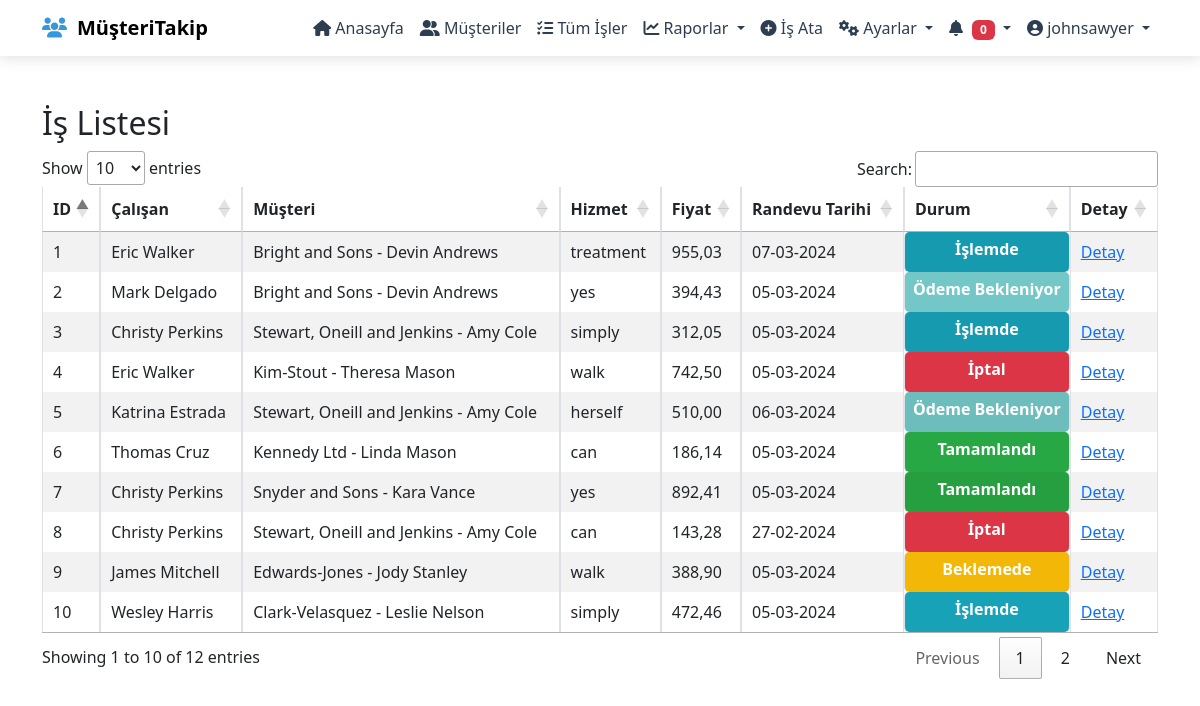
The app's page /job_list/ (signed in) with its own data.
### tracking/models.py (models this page shows, shortened)
class User(AbstractUser):
    phone = models.CharField(max_length=15, blank=True, null=True)
    def __str__(self):
        return f"{self.first_name} {self.last_name}"

class Job(models.Model):
    employee = models.ForeignKey(
        User,
        on_delete=models.CASCADE,
        related_name='employee_jobs'  # employee için ters ilişki
    )
    customer = models.ForeignKey(Customer, on_delete=models.CASCADE, related_name="jobs")
    service = models.ForeignKey(Services, on_delete=models.CASCADE)
    price = models.DecimalField(null=True, blank=True, max_digits=10, decimal_places=2)
    vat = models.IntegerField(null=True, blank=True)
    total_price = models.DecimalField(null=True, blank=True, max_digits=10, decimal_places=2)
    info = models.CharField(max_length=255, null=True, blank=True)
    created_date = models.DateTimeField(auto_now_add=True)
    end_date = models.DateTimeField(null=True, blank=True)
    appointment_date = models.DateField(null=True, blank=True)  # Sadece tarih
    appointment_time = models.TimeField(null=True,blank=True)
    created_by = models.ForeignKey(
        User,
        on_delete=models.CASCADE,
        related_name='created_job'  # created_by için ters ilişki
    )
    STATUS_CHOICES = [
        ('pending', 'Beklemede'),
        ('in_progress', 'İşlemde'),
        ('completed', 'Tamamlandı'),
        ('cancelled', 'İptal'),
        ('awaited','Ödeme Bekleniyor'),
    ]
    status = models.CharField(
        max_length=20,
        choices=STATUS_CHOICES,
        default='pending'
    )

class Customer(models.Model):
    code = models.CharField(max_length=10, unique=True)
    owner_name = models.CharField(max_length=255)
    owner_surname = models.CharField(max_length=255)
    brand_name = models.CharField(max_length=255)
    address = models.CharField(max_length=255)
    phone = models.CharField(max_length=11)
    email = models.EmailField()
    date_joined = models.DateTimeField(auto_now_add=True)
    created_by = models.ForeignKey(get_user_model(), on_delete=models.CASCADE)
    balance = models.DecimalField(max_digits=10, decimal_places=2, default=0.00)
    paid = models.DecimalField(max_digits=10, decimal_places=2, default=0.00)
    def __str__(self):
        return f"{self.brand_name} - {self.owner_name} {self.owner_surname}"

class Services(models.Model):
    name = models.CharField(max_length=255)
    created_by = models.ForeignKey(User, on_delete=models.CASCADE)
    price = models.DecimalField(null=True, blank=True, max_digits=10, decimal_places=2)
    is_active = models.BooleanField(default=True)
    def __str__(self):
        return f"{self.name}"

### tracking/views.py (the view)
# urls.py: path('job_list/', views.all_job_list, name='job_list'),
def all_job_list(request):
    jobs=get_all_jobs()
    context = {
        'jobs':jobs,
    }
    return render(request,'all_job_list.html',context)

### tracking/context_processors.py (called while the page is built)
def user_jobs(request):
    if request.user.is_authenticated:
        today = timezone.localtime(timezone.now()).date()  # Bugün tarihini yerel zamanla al
        tasks = Job.objects.filter(
            employee=request.user,
            status="pending",
            appointment_date__year=today.year,  # Yıl bazında filtreleme
            appointment_date__month=today.month,  # Ay bazında filtreleme
            appointment_date__day=today.day  # Gün bazında filtreleme
        )
        print(tasks.count())
    else:
        tasks = []
    return {
        'user_jobs': tasks  # Context'e ekleyerek tüm şablonlarda kullanılmasını sağla
    }

def all_jobs(request):
    if request.user.is_authenticated:
        today = timezone.localtime(timezone.now()).date()  # Bugün tarihini yerel zamanla al
        all_jobs = Job.objects.filter(
            status="pending",
            appointment_date__year=today.year,
            appointment_date__month=today.month,
            appointment_date__day=today.day
        )
        print(all_jobs.count())
    else:
        all_jobs = []
    return {
        'all_jobs': all_jobs  # Context'e ekleyerek tüm şablonlarda kullanılmasını sağla
    }

def my_future_works(request):
    if request.user.is_authenticated:
        my_future_works = Job.objects.filter(
            status="pending",
            appointment_date__gt=timezone.localtime(timezone.now())  # Bugünden ileri tarihli işler
        )
    else:
        my_future_works = []
    return {
        'my_future_works': my_future_works  # Context'e ekleyerek tüm şablonlarda kullanılmasını sağla
    }

### tracking/views.py (called while the page is built)
def get_all_jobs(user_id=None):
    if user_id:
        return Job.objects.filter(employee_id=user_id)
    return Job.objects.all()

### tracking/templates/all_job_list.html (shortened to what this page needs)
{% extends '_base.html' %}
{% block content %}
<div class="container mt-5">
    <h2>İş Listesi</h2>
    <table id="job-table" class="table table-striped table-bordered" style="width:100%">
        <thead>
            <tr>
                <th>ID</th>
                <th>Çalışan</th>
                <th>Müşteri</th>
                <th>Hizmet</th>
                <th>Fiyat</th>
                <th>Randevu Tarihi</th>
                <th>Durum</th>
                <th>Detay</th>
            </tr>
        </thead>
        <tbody>
            {% for job in jobs %}
            <tr>
                <td>{{ job.id }}</td>
                <td>{{ job.employee }}</td>
                <td>{{ job.customer }}</td>
                <td>{{ job.service }}</td>
                <td>{{ job.price }}</td>
                <td>{{ job.appointment_date|date:"d-m-Y" }}</td>
                <td style="background-color:
                {% if job.status == 'pending' %}#ffc107
                {% elif job.status == 'in_progress' %}#17a2b8
                {% elif job.status == 'completed' %}#28a745
                {% elif job.status == 'cancelled' %}#dc3545
                {% elif job.status == 'awaited' %}#73C7C7
                {% endif %};
                color: white; font-weight: bold; text-align: center; padding: 5px; border-radius: 5px;">
                {{ job.get_status_display }}
            </td>
            <td><a href="{% url 'job_detail' job.id %}">Detay</a></td>
            </tr>
            {% endfor %}
        </tbody>
    </table>
</div>
<link rel="stylesheet" href="https://cdn.datatables.net/1.12.1/css/jquery.dataTables.min.css">
{% endblock %}

### tracking/templates/_navbar.html (shortened to what this page needs)
{% load static %}
<!DOCTYPE html>
<html lang="tr">
<head>
     <link rel="stylesheet" href="{% static 'css/navbar.css' %}">
</head>
<body>
<nav class="navbar navbar-expand-lg">
    <div class="container">
        <a class="navbar-brand" href="#">
            <i class="fas fa-users"></i> MüşteriTakip
        </a>
        <div class="collapse navbar-collapse" id="navbarNav">
            <ul class="navbar-nav ms-auto">
                <li class="nav-item">
                    <a class="nav-link active" href="{% url 'dashboard' %}"><i class="fas fa-home"></i> Anasayfa</a>
                </li>
                <li class="nav-item">
                    <a class="nav-link" href="{% url 'list_customers' %}"><i class="fas fa-user-friends"></i> Müşteriler</a>
                </li>
                <li class="nav-item">
                    <a class="nav-link" href="{% url 'job_list' %}"><i class="fas fa-tasks"></i> Tüm İşler</a>
                </li>
                <li class="nav-item dropdown">
                    <a class="nav-link dropdown-toggle" href="#" role="button" data-bs-toggle="dropdown">
                        <i class="fa-solid fa-chart-line"></i> Raporlar
                    </a>
                </li>
                <li class="nav-item">
                    <a class="nav-link" href="{% url 'add_job_page' %}"><i class="fas fa-plus-circle"></i> İş Ata</a>
                </li>
                <li class="nav-item dropdown">
                    <a class="nav-link dropdown-toggle" href="#" role="button" data-bs-toggle="dropdown">
                        <i class="fas fa-cogs"></i> Ayarlar
                    </a>
                </li>
                <li class="nav-item dropdown">
                    <a class="nav-link dropdown-toggle" href="#" role="button" data-bs-toggle="dropdown">
                        <i class="fas fa-bell"></i> <span class="badge bg-danger">{{user_jobs.count}}</span>
                    </a>
                </li>
                <li class="nav-item dropdown">
                    <a class="nav-link dropdown-toggle" href="#" role="button" data-bs-toggle="dropdown">
                        <i class="fas fa-user-circle"></i> {{request.user.username}}
                    </a>
                </li>
            </ul>
        </div>
    </div>
</nav>
</body>
</html>

### tracking/static/css/navbar.css (style rules this page uses)
body { font-family: "Poppins", sans-serif; font-weight: 500; font-style: normal; }
.navbar { background-color: #ffffff; padding: 10px 20px; box-shadow: 0px 4px 12px rgba(0, 0, 0, 0.1); }
.navbar-brand { font-weight: 700; font-size: 1.8rem; color: #2c3e50; display: flex; align-items: center; }
.navbar-brand i { margin-right: 10px; color: #3498db; }
.nav-link { font-size: 1rem; color: #2c3e50 !important; padding: 8px 15px; margin: 0 0px; border-radius: 8px; transition: all 0.3s ease; }
.nav-link.active { color: #ffffff; }
.badge { font-size: 0.8rem; padding: 4px 8px; margin-left: 5px; }

### records on screen
User: user.username "johnsawyer"
Job: id "1", employee "Eric Walker", customer "Bright and Sons - Devin Andrews", service "treatment", price "955,03", appointment_date "07-03-2024", status "İşlemde"
Job: id "2", employee "Mark Delgado", customer "Bright and Sons - Devin Andrews", service "yes", price "394,43", appointment_date "05-03-2024", status "Ödeme Bekleniyor"
Job: id "3", employee "Christy Perkins", customer "Stewart, Oneill and Jenkins - Amy Cole", service "simply", price "312,05", appointment_date "05-03-2024", status "İşlemde"
Job: id "4", employee "Eric Walker", customer "Kim-Stout - Theresa Mason", service "walk", price "742,50", appointment_date "05-03-2024", status "İptal"
Job: id "5", employee "Katrina Estrada", customer "Stewart, Oneill and Jenkins - Amy Cole", service "herself", price "510,00", appointment_date "06-03-2024", status "Ödeme Bekleniyor"
Job: id "6", employee "Thomas Cruz", customer "Kennedy Ltd - Linda Mason", service "can", price "186,14", appointment_date "05-03-2024", status "Tamamlandı"
Job: id "7", employee "Christy Perkins", customer "Snyder and Sons - Kara Vance", service "yes", price "892,41", appointment_date "05-03-2024", status "Tamamlandı"
Job: id "8", employee "Christy Perkins", customer "Stewart, Oneill and Jenkins - Amy Cole", service "can", price "143,28", appointment_date "27-02-2024", status "İptal"
Job: id "9", employee "James Mitchell", customer "Edwards-Jones - Jody Stanley", service "walk", price "388,90", appointment_date "05-03-2024", status "Beklemede"
Job: id "10", employee "Wesley Harris", customer "Clark-Velasquez - Leslie Nelson", service "simply", price "472,46", appointment_date "05-03-2024", status "İşlemde"

### other values on screen
{{ user_jobs.count }} "0"
